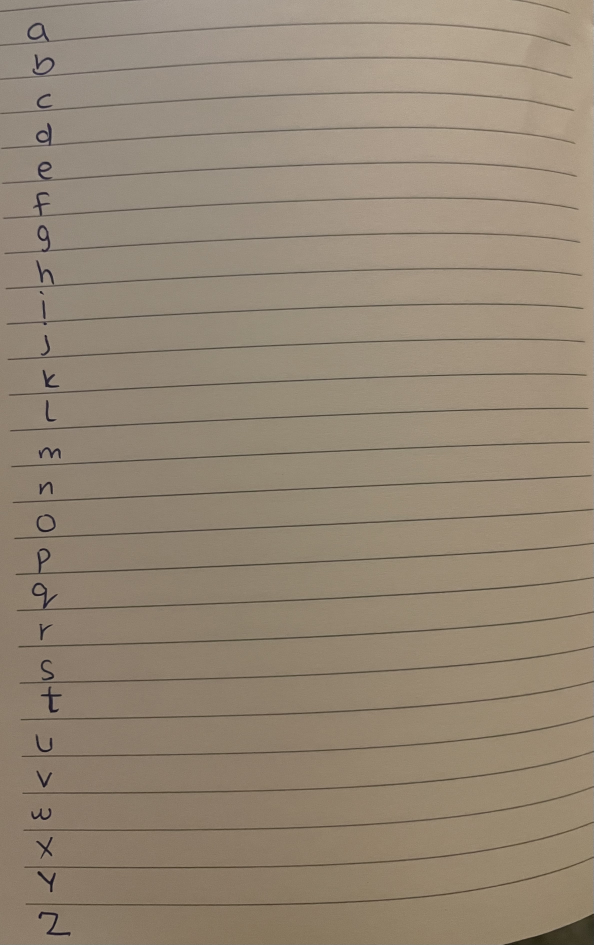
#> input picture IMG_8589.jpeg, 2373 x 3779 px (shown at 1/4 size)
$ python preprocessing.py --input IMG_8589.jpeg
#> lines starting #> are read from the running program, lines starting #| are printed output that depends on the picture; after the words box and inside, x2 and y2 are one past the last pixel; in counts of white or black regions, pixels touching at a corner belong together
"""
Handwriting image preprocessing -- see preprocessing_spec.md.

Turns a raw phone photo / scan into a clean binary image ready for
character segmentation. Built directly against the failures we hit
segmenting real photos:

- Curved/warped ruled lines (page not perfectly flat under the camera)
  survive a single strict Hough pass and get mistaken for text lines.
- A too-loose Hough pass to catch that curve instead eats handwriting
  connector strokes on blank pages.
- Shadow gradients across a photographed (not scanned) page break a
  single global threshold.
=> see remove_ruled_lines() and remove_shadows() docstrings for exactly
   how each is handled.
"""

from dataclasses import dataclass, field
import os

import cv2
import numpy as np
from skimage.filters import threshold_sauvola


# ---------------------------------------------------------------------------
# Config / result containers
# ---------------------------------------------------------------------------

@dataclass
class PreprocessConfig:
    target_width: int = 2000
    apply_perspective_correction: bool = True
    apply_deskew: bool = True
    apply_clahe: bool = True
    clahe_clip_limit: float = 2.0
    denoise_strength: int = 5
    sauvola_window: int = 35
    sauvola_k: float = 0.18
    auto_detect_lines: bool = True
    save_debug_images: bool = False


@dataclass
class PreprocessResult:
    original: np.ndarray
    corrected: np.ndarray
    gray: np.ndarray
    binary: np.ndarray
    page_type: str
    skew_angle: float
    debug_images: dict = field(default_factory=dict)


# ---------------------------------------------------------------------------
# 1-2. Load / resize
# ---------------------------------------------------------------------------

def load_image(path: str) -> np.ndarray:
    img = cv2.imread(path)
    if img is None:
        raise FileNotFoundError(f"Could not read image: {path}")
    return img


def resize_image(img: np.ndarray, target_width: int) -> np.ndarray:
    """Upscale only. Our downstream segmentation heuristics (stroke
    thickness, min blob area, split-width ratios) are tuned against
    native phone-photo resolution (~2000-2900px wide); downscaling a
    already-high-res photo down to target_width throws away exactly the
    thin-stroke detail those heuristics depend on, without buying
    anything -- so target_width is treated as a floor, not a fixed size.
    """
    h, w = img.shape[:2]
    if w >= target_width:
        return img
    scale = target_width / w
    return cv2.resize(img, (target_width, int(h * scale)), interpolation=cv2.INTER_CUBIC)


# ---------------------------------------------------------------------------
# 3-4. Document detection + perspective correction
# ---------------------------------------------------------------------------
#
# Full 4-corner perspective correction needs the page edges visible in
# frame with reasonable contrast against a background (desk, table).
# Our actual inputs so far are photos already cropped tight to the
# written area -- no page edges in frame -- so a corner-search would be
# fitting noise. detect_document() looks for a plausible page contour and
# only warps when it's confident (large, ~4-sided, not the whole frame);
# otherwise it's a no-op passthrough. This matches the spec's
# "works on phone photos" criterion without breaking the common case.

def detect_document(img: np.ndarray):
    gray = cv2.cvtColor(img, cv2.COLOR_BGR2GRAY)
    edges = cv2.Canny(gray, 50, 150)
    edges = cv2.dilate(edges, np.ones((5, 5), np.uint8))
    contours, _ = cv2.findContours(edges, cv2.RETR_EXTERNAL, cv2.CHAIN_APPROX_SIMPLE)
    if not contours:
        return None

    img_area = img.shape[0] * img.shape[1]
    best = None
    for c in contours:
        area = cv2.contourArea(c)
        if area < img_area * 0.5 or area > img_area * 0.97:
            continue  # too small to be the page, or basically the whole frame (no border in shot)
        peri = cv2.arcLength(c, True)
        approx = cv2.approxPolyDP(c, 0.02 * peri, True)
        if len(approx) == 4:
            if best is None or area > cv2.contourArea(best):
                best = approx
    return best


def correct_perspective(img: np.ndarray, corners) -> np.ndarray:
    if corners is None:
        return img
    pts = corners.reshape(4, 2).astype(np.float32)
    s = pts.sum(axis=1)
    diff = np.diff(pts, axis=1).ravel()
    ordered = np.array([
        pts[np.argmin(s)], pts[np.argmin(diff)],
        pts[np.argmax(s)], pts[np.argmax(diff)],
    ], dtype=np.float32)  # tl, tr, br, bl

    w = int(max(np.linalg.norm(ordered[0] - ordered[1]), np.linalg.norm(ordered[3] - ordered[2])))
    h = int(max(np.linalg.norm(ordered[0] - ordered[3]), np.linalg.norm(ordered[1] - ordered[2])))
    if w < 50 or h < 50:
        return img
    dst = np.array([[0, 0], [w - 1, 0], [w - 1, h - 1], [0, h - 1]], dtype=np.float32)
    M = cv2.getPerspectiveTransform(ordered, dst)
    return cv2.warpPerspective(img, M, (w, h))


# ---------------------------------------------------------------------------
# 5. Deskew
# ---------------------------------------------------------------------------
#
# Estimate rotation from the dominant near-horizontal direction in the
# image -- ruled lines when present (most reliable), otherwise the
# aggregate slant of ink strokes via minAreaRect on all foreground pixels.
# Only *rotation* is corrected here, not the gentle page curve/warp --
# that's handled downstream by ruled-line removal tracing the curve
# directly rather than assuming straightness.

def deskew(gray: np.ndarray) -> float:
    edges = cv2.Canny(gray, 50, 150)
    lines = cv2.HoughLinesP(edges, 1, np.pi / 360, threshold=150,
                             minLineLength=gray.shape[1] * 0.25, maxLineGap=20)
    angles = []
    if lines is not None:
        for seg in lines:
            x1, y1, x2, y2 = map(int, np.asarray(seg).reshape(-1)[:4])
            angle = np.degrees(np.arctan2(y2 - y1, x2 - x1))
            if abs(angle) < 20:  # near-horizontal only; ignore verticals/diagonals
                angles.append(angle)
    if not angles:
        return 0.0
    return float(np.median(angles))


def apply_rotation(img: np.ndarray, angle: float) -> np.ndarray:
    if abs(angle) < 0.1:
        return img
    h, w = img.shape[:2]
    M = cv2.getRotationMatrix2D((w / 2, h / 2), angle, 1.0)
    return cv2.warpAffine(img, M, (w, h), flags=cv2.INTER_LINEAR,
                           borderMode=cv2.BORDER_REPLICATE)


# ---------------------------------------------------------------------------
# 6. Border removal
# ---------------------------------------------------------------------------

def remove_borders(img: np.ndarray, margin_frac: float = 0.01) -> np.ndarray:
    """Crop a thin dark scanner-edge border if present. Conservative: only
    crops if the outer ring is genuinely much darker than the page interior,
    so it's a no-op on ordinary photos without borders."""
    gray = cv2.cvtColor(img, cv2.COLOR_BGR2GRAY) if img.ndim == 3 else img
    h, w = gray.shape[:2]
    m = max(int(min(h, w) * margin_frac), 3)
    border_mean = np.mean([gray[:m, :].mean(), gray[-m:, :].mean(),
                            gray[:, :m].mean(), gray[:, -m:].mean()])
    interior_mean = gray[m:h - m, m:w - m].mean()
    if border_mean < interior_mean - 40:  # border is notably darker
        return img[m:h - m, m:w - m]
    return img


# ---------------------------------------------------------------------------
# 7. CLAHE
# ---------------------------------------------------------------------------

def apply_clahe(gray: np.ndarray, clip_limit: float = 2.0) -> np.ndarray:
    clahe = cv2.createCLAHE(clipLimit=clip_limit, tileGridSize=(8, 8))
    return clahe.apply(gray)


# ---------------------------------------------------------------------------
# 8. Shadow removal
# ---------------------------------------------------------------------------

def remove_shadows(gray: np.ndarray) -> np.ndarray:
    """Estimate the page's illumination gradient with a large-kernel median
    blur (background = paper, no strokes survive a kernel this big) and
    divide it out. This is what actually lets a single downstream Sauvola
    pass work evenly across a photo with a shadow gradient across it --
    Sauvola alone adapts locally but still degrades under a strong smooth
    gradient like the one in the 'Handwriting styles...' sample."""
    bg = cv2.medianBlur(gray, 35)
    norm = cv2.divide(gray, bg, scale=255)
    return norm


# ---------------------------------------------------------------------------
# 9. Denoise
# ---------------------------------------------------------------------------

def denoise(gray: np.ndarray, strength: int = 5) -> np.ndarray:
    d = max(3, strength | 1)
    return cv2.bilateralFilter(gray, d, 50, 50)


# ---------------------------------------------------------------------------
# 10. Sauvola threshold
# ---------------------------------------------------------------------------

def sauvola_threshold(gray: np.ndarray, window: int = 35, k: float = 0.18) -> np.ndarray:
    local_thresh = threshold_sauvola(gray, window_size=window, k=k)
    return ((gray < local_thresh).astype(np.uint8)) * 255


# ---------------------------------------------------------------------------
# 11. Page type detection
# ---------------------------------------------------------------------------

def _find_long_lines(binary: np.ndarray, min_len_frac: float, angle_max: float = 3.0):
    w = binary.shape[1]
    segs = cv2.HoughLinesP(binary, 1, np.pi / 360, threshold=200,
                            minLineLength=int(w * min_len_frac), maxLineGap=20)
    horiz, vert = [], []
    if segs is not None:
        for seg in segs:
            x1, y1, x2, y2 = map(int, np.asarray(seg).reshape(-1)[:4])
            angle = abs(np.degrees(np.arctan2(y2 - y1, x2 - x1)))
            if angle < angle_max or angle > 180 - angle_max:
                horiz.append((x1, y1, x2, y2))
            elif abs(angle - 90) < angle_max:
                vert.append((x1, y1, x2, y2))
    return horiz, vert


def detect_page_type(binary: np.ndarray) -> str:
    horiz, vert = _find_long_lines(binary, min_len_frac=0.35)
    has_h = len(horiz) >= 2
    has_v = len(vert) >= 2
    if has_h and has_v:
        return "grid"
    if has_h:
        return "ruled"
    return "blank"


# ---------------------------------------------------------------------------
# 12a. Ruled-line removal
# ---------------------------------------------------------------------------

def remove_ruled_lines(binary: np.ndarray, median_ink_height: float = None) -> np.ndarray:
    """Morphological horizontal opening: erode with a kernel much longer
    than any single letter's horizontal run, then dilate back with the
    same kernel. Only features with an unbroken horizontal run at least
    as long as the kernel survive erosion -- ruled lines qualify (they
    span most of the page), ordinary handwriting essentially never does,
    even wide cursive joins. This tolerates the gentle curvature a
    photographed (not flat-scanned) notebook page typically has, since
    the kernel only needs to fit within a locally-straight stretch, not
    trace the whole page-width curve at once.

    This was tested against several alternatives (Hough-segment tracing,
    per-column thin-run classification, per-connected-component opening)
    and came out the most reliable overall; it's not perfect on pages
    where handwriting sits directly on top of the rule (letters can fuse
    with the line into one component and lose a sliver where they touch),
    but that's a narrow edge case, not a systematic failure the way the
    alternatives were.
    """
    h, w = binary.shape
    strict_horiz, _ = _find_long_lines(binary, min_len_frac=0.18, angle_max=3.0)
    if len(strict_horiz) < 2:
        return binary  # not actually ruled

    kernel_len = max(int((median_ink_height or h * 0.03) * 1.1), 35)
    kernel = cv2.getStructuringElement(cv2.MORPH_RECT, (kernel_len, 1))
    line_mask = cv2.morphologyEx(binary, cv2.MORPH_OPEN, kernel)
    # A little extra dilation so near-miss/dashed rule fragments (broken
    # by paper texture or a slight curve) still get fully cleared, not
    # left as thin residue that would otherwise survive as noise.
    line_mask = cv2.dilate(line_mask, np.ones((3, 3), np.uint8))

    out = cv2.subtract(binary, line_mask)
    close_kernel = cv2.getStructuringElement(cv2.MORPH_ELLIPSE, (2, 2))
    out = cv2.morphologyEx(out, cv2.MORPH_CLOSE, close_kernel)
    return out


# ---------------------------------------------------------------------------
# 12b. Grid-line removal
# ---------------------------------------------------------------------------

# [19 lines left out: function remove_grid_lines, not called in this run]


# ---------------------------------------------------------------------------
# 13. Stroke repair
# ---------------------------------------------------------------------------

def repair_strokes(binary: np.ndarray) -> np.ndarray:
    """Bridge 1-2px anti-aliasing gaps left by thresholding/line removal
    without eroding first (pure MORPH_OPEN fragments thin ballpoint ink --
    see segment.py's preprocess() history). Closing only ever adds pixels
    back, so it can't introduce new fragmentation."""
    kernel = cv2.getStructuringElement(cv2.MORPH_ELLIPSE, (2, 2))
    return cv2.morphologyEx(binary, cv2.MORPH_CLOSE, kernel)


# ---------------------------------------------------------------------------
# Orchestrator
# ---------------------------------------------------------------------------

def preprocess(path: str, config: PreprocessConfig = None) -> PreprocessResult:
    config = config or PreprocessConfig()
    debug = {}

    original = load_image(path)
#> in load_image, img is the input picture: shape (3779, 2373, 3); mean B, G, R 117.2, 135.5, 149.5
    img = resize_image(original, config.target_width)
    if config.save_debug_images:
        debug["01_resized"] = img.copy()

    corrected = img
    if config.apply_perspective_correction:
        corners = detect_document(img)
#> in detect_document, `gray = cv2.cvtColor(img, cv2.COLOR_BGR2GRAY)`:
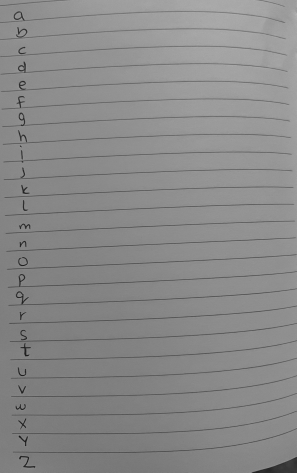
#> gray: shape (3779, 2373) (shown at 1/8 size); min 7, max 191, mean 137.6
#> in detect_document, `edges = cv2.Canny(gray, 50, 150)`:
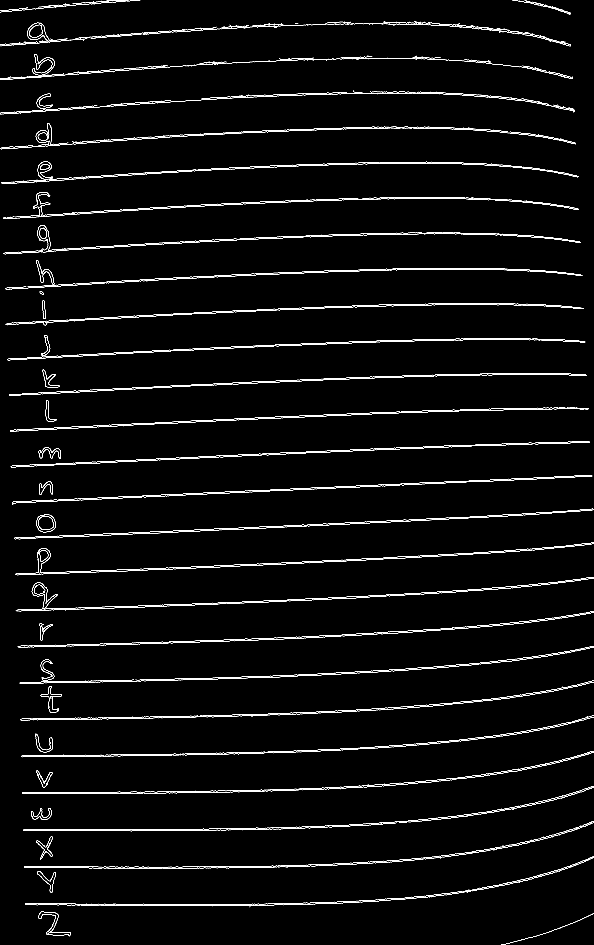
#> edges: shape (3779, 2373) (shown at 1/4 size); 1.4% white in thin lines or dots
#> in detect_document, `edges = cv2.dilate(edges, np.ones((5, 5), np.uint8))`:
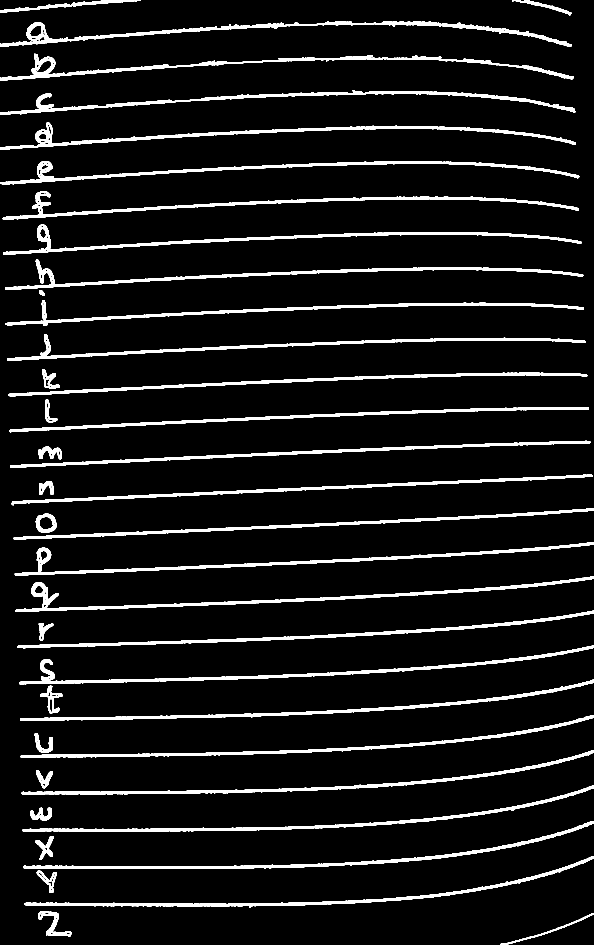
#> edges: shape (3779, 2373) (shown at 1/4 size); 7.3% white; 44 white regions
#> in detect_document, `contours, _ = cv2.findContours(edges, cv2.RETR_EXTERNAL, cv2.CHAIN_APP..`: contours = 44 contours; largest, box (x1, y1, x2, y2) and area: (0, 85, 2286, 187) 28175, (61, 2306, 2373, 2447) 26119, (0, 490, 2304, 600) 25108, (59, 2169, 2373, 2303) 24461, (77, 2582, 2373, 2737) 24001
#> the loop in detect_document, `for c in contours:` made 44 passes
#> area on passes 1 to 8: 2005.5, 3901.5, 2416, 22155.5, 2460, 22300.5, 2228.5, 21728
        corrected = correct_perspective(img, corners)
        if config.save_debug_images:
            debug["02_perspective"] = corrected.copy()

    corrected = remove_borders(corrected)
#> in remove_borders, `border_mean = np.mean([gray[:m, :].mean(), gray[-m:, :].mean(), gray[:..`: border_mean = 137.4
#> in remove_borders, `interior_mean = gray[m:h - m, m:w - m].mean()`: interior_mean = 137.6

    gray = cv2.cvtColor(corrected, cv2.COLOR_BGR2GRAY)

    skew_angle = 0.0
    if config.apply_deskew:
        skew_angle = deskew(gray)
#> in deskew, `lines = cv2.HoughLinesP(edges, 1, np.pi / 360, threshold=150, minLineL..`: lines = 15 rows, first 6: [1173, 1959, 1865, 1928], [316, 2286, 1392, 2239], [40, 1582, 930, 1535], [58, 2151, 847, 2117], [1132, 1816, 1901, 1783], [800, 1826, 1609, 1790]
#> the loop in deskew, `for seg in lines:` made 15 passes
#> (x1, y1, x2, y2, angle) on passes 1 to 8: (1173, 1959, 1865, 1928, -2.57), (316, 2286, 1392, 2239, -2.5), (40, 1582, 930, 1535, -3.02), (58, 2151, 847, 2117, -2.47), (1132, 1816, 1901, 1783, -2.46), (800, 1826, 1609, 1790, -2.55), (36, 1578, 903, 1532, -3.04), (1090, 1958, 2044, 1916, -2.52)
#> after the loop in deskew, `for seg in lines:`: angles = [-2.57, -2.5, -3.02, -2.47, -2.46, -2.55, -3.04, -2.52, -2.97, -2.5, -3, -3, -3.96, -1.5, -4.45]
#> skew_angle = -2.57
        corrected = apply_rotation(corrected, skew_angle)
#> in apply_rotation, `M = cv2.getRotationMatrix2D((w / 2, h / 2), angle, 1.0)`: M = [[0.999, -0.0448, 85.75], [0.0448, 0.999, -51.21]]
#> in apply_rotation, `return cv2.warpAffine(img, M, (w, h), flags=cv2.INTER_LINEAR, borderMo..`:
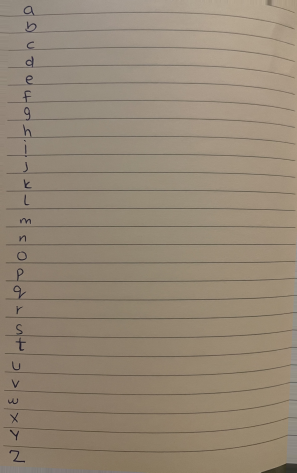
#> returned value: shape (3779, 2373, 3) (shown at 1/8 size); mean of channels 0, 1, 2 117.5, 135.6, 149.4; drawn as B, G, R
        gray = apply_rotation(gray, skew_angle)
#> call 2 of apply_rotation, with angle = -2.57
#> in apply_rotation (call 2), `return cv2.warpAffine(img, M, (w, h), flags=cv2.INTER_LINEAR, borderMo..`:
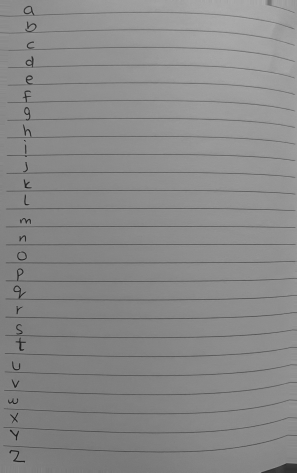
#> returned value: shape (3779, 2373) (shown at 1/8 size); min 9, max 186, mean 137.6
        if config.save_debug_images:
            debug["03_deskewed"] = corrected.copy()

    if config.apply_clahe:
        gray = apply_clahe(gray, config.clahe_clip_limit)
        if config.save_debug_images:
            debug["04_clahe"] = gray.copy()

    gray = remove_shadows(gray)
#> in remove_shadows, `bg = cv2.medianBlur(gray, 35)`:
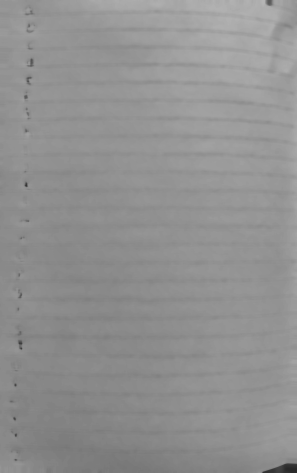
#> bg: shape (3779, 2373) (shown at 1/8 size); min 40, max 181, mean 145.1
#> in remove_shadows, `norm = cv2.divide(gray, bg, scale=255)`:
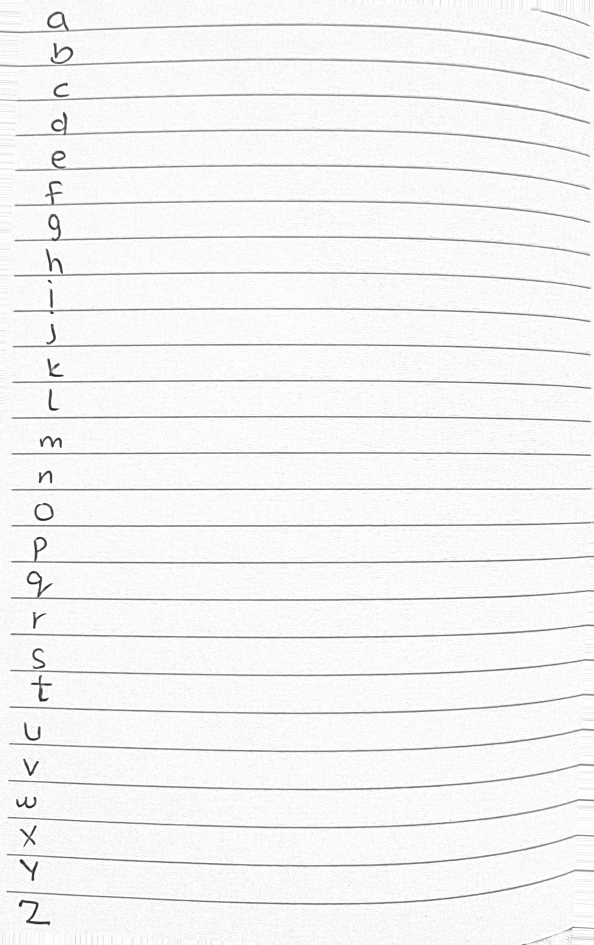
#> norm: shape (3779, 2373) (shown at 1/4 size); min 15, max 255, mean 244.1
    if config.save_debug_images:
        debug["05_shadow_removed"] = gray.copy()

    gray = denoise(gray, config.denoise_strength)
#> (the rest of the program and of its run is left out)
